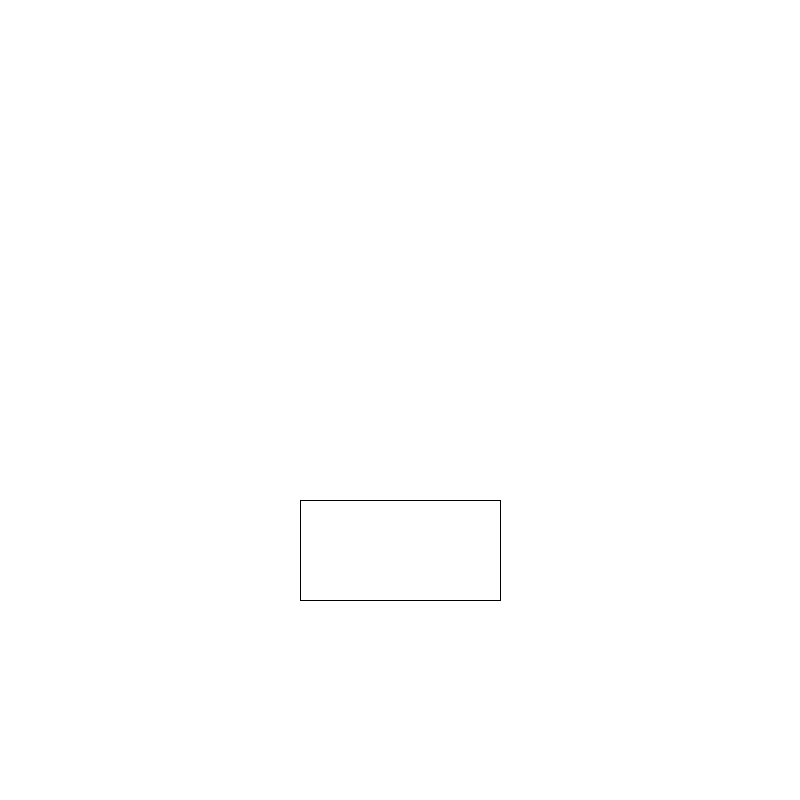
Frame 1 (no input)
Frame 60 (the mouse pressed at the canvas centre just before this capture): identical to frame 1, image omitted
Frame 120 (the mouse held since frame 60 and released just before this capture): identical to frame 1, image omitted

The Processing sketch that drew this single still picture (run headless with seeded random() and noise(); from frame 60 on, the mouse is pressed at the canvas centre):

// Processing sketch: clickergame
// ── clickergame.pde
int mode;
final int INTRO=0;
final int GAME=1;
final int PAUSE=2;
final int GAMEOVER=3;

void setup() {
  size(800, 800);
  mode = INTRO;
  textAlign(CENTER,CENTER);
 
}

void draw() {
  if (mode == INTRO) {
    intro();
  } else if (mode == GAME) {
    game();
  } else if (mode == PAUSE) {
    pause();
  } else if (mode == GAMEOVER) {
    gameover();
  } else {
    println("Error: Mode = " + mode);
  }
}

// ── game.pde
void game(){
background(0,255,0);
}
void gameClicks(){
mode=GAMEOVER;

}

// ── gameover.pde
void gameover(){

background(255,0,0);
}
void gameoverClicks(){
  mode = INTRO;
}

// ── intro.pde
void intro() {
  background(255);
  rect(300,500,200,100);
}
void introClicks() {
  if(mouseX>300 && mouseX<500 &&  mouseY>500 && mouseY<600)
  mode=GAME;
}

// ── pause.pde
void pause(){

background(0);

}
void pauseClicks(){


}
